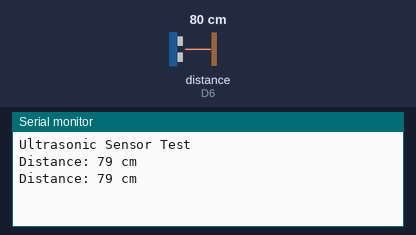
A sketch run on a simulated ESP8266 (NodeMCU). On the bench: the last lines printed to the serial monitor. Wiring (inferred from the names in the program): ultrasonic range finder: trigger D5; echo D6. The test bench sets the inputs (shaded band); at power-on: distance to the obstacle (sensor on D6) 80 cm. The echo pulse lasts 58.3 µs per cm.

Above: at 1.8 s.
1.9 s: distance to the obstacle (sensor on D6) set to 2 cm
At 2.5 s:
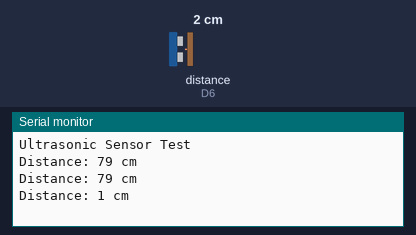
3.4 s: distance to the obstacle (sensor on D6) set to 4 cm
At 4.8 s:
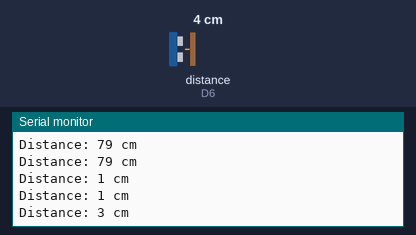
Timing chart, 0 to 6.4 s (numbered marks = the images above; inputs shaded):
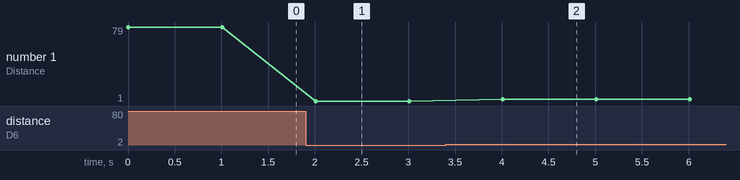

Measured:
- after the input at 1.9 s, the serial monitor: prints a new line after 0.11 s (image 1)
- after the input at 3.4 s, the serial monitor: prints a new line after 0.61 s (image 2)
- plotted number 1: 79 → 1 after the input at 1.9 s, 1 → 3 after the input at 3.4 s

The sketch:

ultasonic_senser.ino
```cpp
#define TRIG_PIN D5 // GPIO14
#define ECHO_PIN D6 // GPIO12

void setup() {
  // Initialize Serial Monitor
  Serial.begin(9600);
  Serial.println("Ultrasonic Sensor Test");

  // Set TRIG as OUTPUT and ECHO as INPUT
  pinMode(TRIG_PIN, OUTPUT);
  pinMode(ECHO_PIN, INPUT);
}

void loop() {
  long duration, distance;

  // Generate a 10µs pulse to TRIG pin
  digitalWrite(TRIG_PIN, LOW);
  delayMicroseconds(2);
  digitalWrite(TRIG_PIN, HIGH);
  delayMicroseconds(10);
  digitalWrite(TRIG_PIN, LOW);

  // Measure the pulse duration from ECHO pin
  duration = pulseIn(ECHO_PIN, HIGH);

  // Calculate distance in cm
  distance = duration * 0.034 / 2;

  // Print the distance
  Serial.print("Distance: ");
  Serial.print(distance);
  Serial.println(" cm");

  delay(1000); // Delay for readability
}
```
